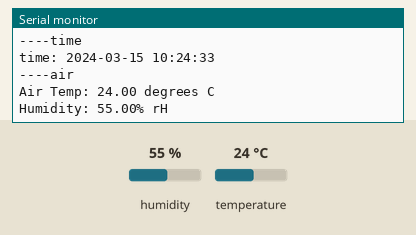
Simulated run of this sketch. Board: Arduino Uno, built with avr-gcc and run on an emulated ATmega328P. Shown: the last lines printed to the serial monitor. The test bench sets the inputs (shaded band); at power-on: humidity 55 %, temperature 24 °C. The local clock reads 2024-03-15 10:24:30 at power-on unless the sketch sets it.

Above: at 4.2 s.
4.3 s: humidity set to 22 %
At 5.8 s:
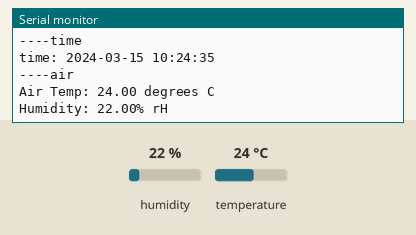
7.1 s: temperature set to 12 °C
At 7.9 s:
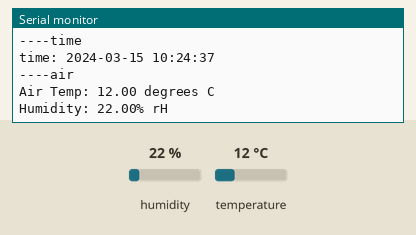
9.9 s: humidity set to 40 %
At 12.3 s:
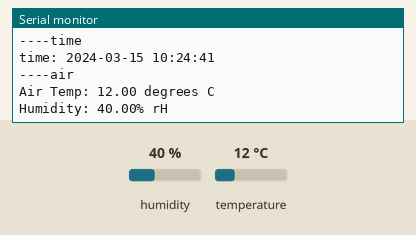
Timing chart, 0 to 13.8 s (numbered marks = the images above; inputs shaded):
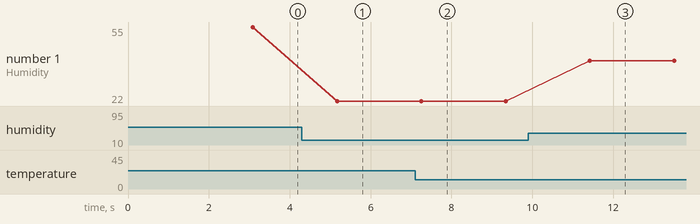

Measured:
- after the input at 4.3 s, the serial monitor: prints a new line after 0.87 s (image 1)
- after the input at 7.1 s, the serial monitor: prints a new line after 0.15 s (image 2)
- after the input at 9.9 s, the serial monitor: prints a new line after 1.5 s (image 3)
- plotted number 1: 55 → 22 after the input at 4.3 s, 22 → 40 after the input at 9.9 s

The sketch:

soilsensor_v01_01.ino
```cpp
// Date and time functions using a PCF8523 RTC connected via I2C and Wire lib
#include "RTClib.h"
#include <Adafruit_AHTX0.h>

RTC_PCF8523 rtc;
Adafruit_AHTX0 aht;

void setup () {
  Serial.begin(57600);

  #ifndef ESP8266
    while (!Serial); // wait for serial port to connect. Needed for native USB
  #endif
  delay(3000);
  Serial.println("starting");


  //INITIALIZE REAL TIME CLOCK
  if (! rtc.begin()) {
    Serial.println("Couldn't find RTC");
    Serial.flush();
    while (1) delay(10);
  }

  if (! rtc.initialized() || rtc.lostPower()) {
    //Serial.println("RTC is NOT initialized, let's set the time!");
    rtc.adjust(DateTime(F(__DATE__), F(__TIME__)));
  }
  rtc.start();
  //

  //INITIALIZE AHT20
  //check air temp humid sensor
  if (! aht.begin()) {
    Serial.println("Could not find AHT");
    while (1) delay(10);
  }


  pinMode(0, OUTPUT);
}

void loop () {
  digitalWrite(0, HIGH);

  getTime();
  getAir();


  Serial.println();
  delay(1000);
  digitalWrite(0, LOW);
  delay(1000);
}

void getTime () {
  Serial.println("----time");
  DateTime now = rtc.now();

  char buf1[] = "YYYY-MM-DD hh:mm:ss";
  String t = now.toString(buf1);
  Serial.print("time: ");
  Serial.println(t);
}

void getAir () {
  Serial.println("----air");
  sensors_event_t humidity, temp;
  aht.getEvent(&humidity, &temp);// populate temp and humidity objects with fresh data
  Serial.print("Air Temp: "); Serial.print(temp.temperature); Serial.println(" degrees C");
  Serial.print("Humidity: "); Serial.print(humidity.relative_humidity); Serial.println("% rH");
}
```
